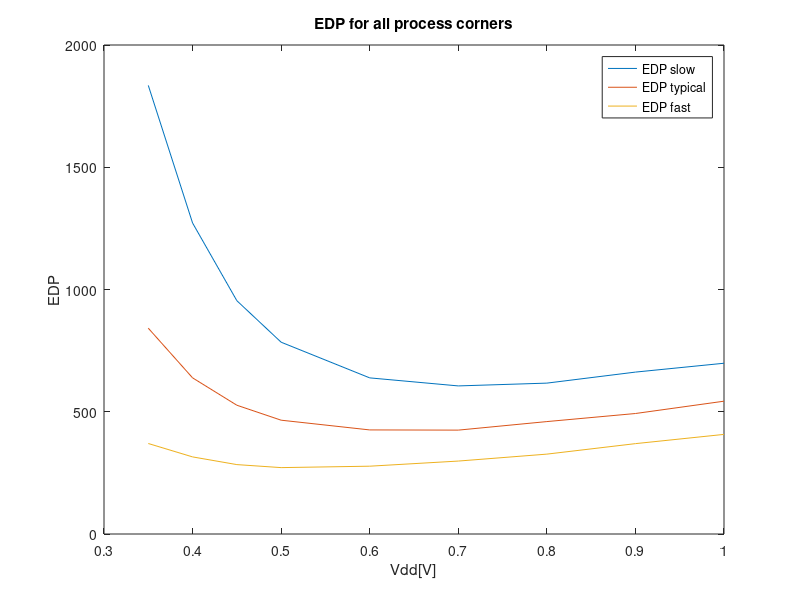

Reproduce this figure in MATLAB.
%Shu Wang
%EDP
Energy = [19.4, 15.4, 12.1, 9.04, 6.45,4.31,3.42,2.65,1.99];
tp_slow = [36,43,51,67,99,182,279,480,922];
tp_typical = [28,32,38,47,66,108,154,241,423];
tp_fast = [21, 24, 27, 33, 43, 63, 83, 119, 186];
vdd = [1 0.9 0.8 0.7 0.6 0.5 0.45 0.4 0.35];

EDP_slow=Energy .*tp_slow;
EDP_typical = Energy .*tp_typical;
EDP_fast = Energy .* tp_fast;

plot(vdd,EDP_slow,vdd,EDP_typical,vdd,EDP_fast);
legend('EDP slow','EDP typical','EDP fast')
title('EDP for all process corners')
xlabel('Vdd[V]')
ylabel('EDP')


%find the value of VDD that minimized EDP 
%vdd_slow = 0.7, vdd_tp=0.7, vdd_fast=0.5

vdd_slow = vdd(find(min(EDP_slow) == EDP_slow));
vdd_typical = vdd(find(min(EDP_typical) == EDP_typical));
vdd_fast = vdd(find(min(EDP_fast) == EDP_fast));

%idx_slow = find(min(EDP_slow) == EDP_slow); %the index of the minim EDP
%vdd_slow = x(idx_slow);